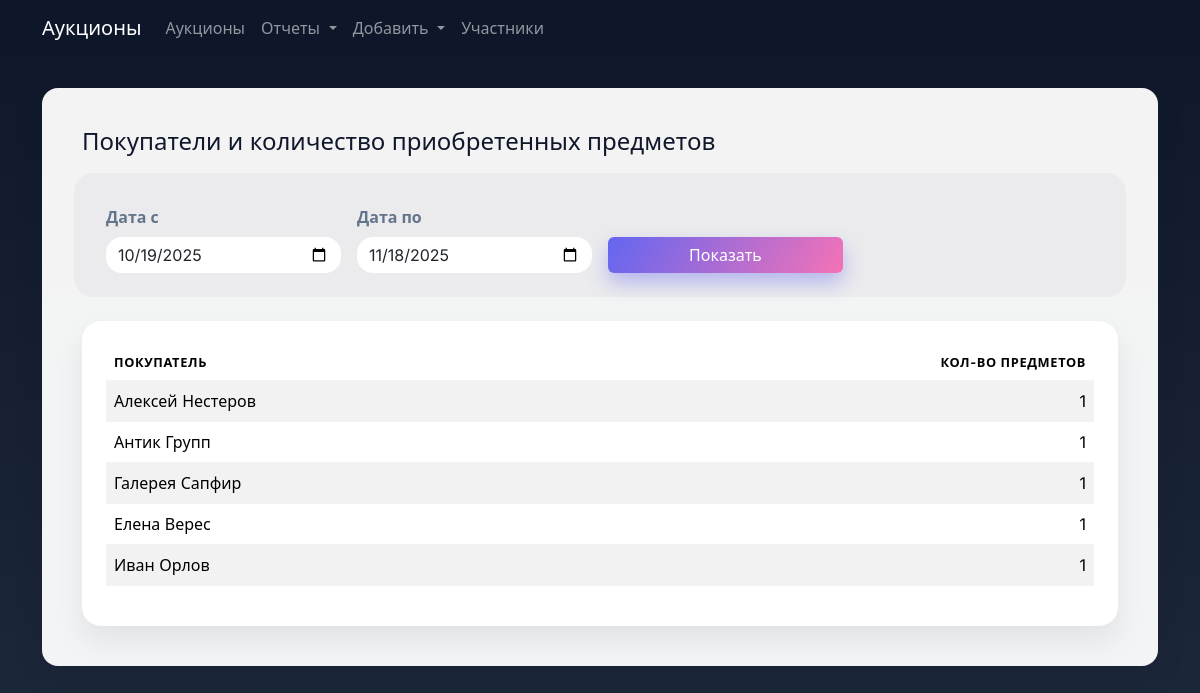
/reports/buyer-counts, run on the app's committed database.
### tables this page shows
CREATE TABLE participants (
                id INTEGER PRIMARY KEY AUTOINCREMENT,
                name TEXT NOT NULL,
                contact_info TEXT,
                notes TEXT
            );

### main.py (the view)
@app.route("/reports/buyer-counts")
def buyer_counts():
    db = get_db()
    start, end = period_from_request()
    rows = db.query(
        """
        SELECT buyers.id, buyers.name, COUNT(s.id) AS items_bought
        FROM participants buyers
        JOIN sales s ON s.buyer_id = buyers.id
        WHERE date(s.sold_at) BETWEEN ? AND ?
        GROUP BY buyers.id
        ORDER BY items_bought DESC, buyers.name
        """,
        (start, end),
    )
    return render_template(
        "buyer_counts.html",
        buyers=rows,
        start=start,
        end=end,
    )

### db.py (called while the page is built)
    def query(self, sql: str, params: Iterable[Any] | None = None) -> list[sqlite3.Row]:
        cur = self.conn.cursor()
        cur.execute(sql, params or [])
        rows = cur.fetchall()
        return rows

    def close(self) -> None:
        self.conn.close()

### main.py (called while the page is built)
def get_db() -> AuctionDB:
    if "db" not in g:
        g.db = AuctionDB()
    return g.db

def default_period(days: int = 30) -> tuple[str, str]:
    period_end = date.today()
    period_start = period_end - timedelta(days=days)
    return period_start.isoformat(), period_end.isoformat()

def period_from_request(days: int = 30) -> tuple[str, str]:
    start_default, end_default = default_period(days)
    start = request.args.get("start") or start_default
    end = request.args.get("end") or end_default
    return start, end

### templates/buyer_counts.html (shortened to what this page needs)
{% extends "base.html" %}
{% block content %}
  <h1 class="h4 mb-4">Покупатели и количество приобретенных предметов</h1>
  <form class="filter-form row gy-2 gx-3 align-items-end mb-4" method="get">
    <div class="col-sm-4 col-md-3">
      <label class="form-label" for="start">Дата с</label>
      <input class="form-control" type="date" id="start" name="start" value="{{ start }}" />
    </div>
    <div class="col-sm-4 col-md-3">
      <label class="form-label" for="end">Дата по</label>
      <input class="form-control" type="date" id="end" name="end" value="{{ end }}" />
    </div>
    <div class="col-sm-4 col-md-3">
      <button class="btn btn-primary w-100" type="submit">Показать</button>
    </div>
  </form>
  <div class="table-responsive">
    <table class="table table-striped">
      <thead>
        <tr>
          <th>Покупатель</th>
          <th class="text-end">Кол-во предметов</th>
        </tr>
      </thead>
      <tbody>
        {% if buyers %}
          {% for buyer in buyers %}
            <tr>
              <td>{{ buyer.name }}</td>
              <td class="text-end">{{ buyer.items_bought }}</td>
            </tr>
          {% endfor %}
        {% else %}
          <tr>
            <td colspan="2" class="text-center text-muted py-4">Нет данных.</td>
          </tr>
        {% endif %}
      </tbody>
    </table>
  </div>
{% endblock %}

### static/styles.css (style rules this page uses)
:root { --bg-gradient-start: #0f172a; --bg-gradient-end: #1e293b; --card-bg: #ffffff; --card-accent: #f1f5f9; --text-primary: #0f172a; --text-muted: #64748b; --primary: #6366f1; --primary-dark: #4f46e5; --accent: #f472b6; --border-radius: 1rem; --shadow-soft: 0 15px 30px rgba(15, 23, 42, 0.08); }
body { font-family: "Inter", "Segoe UI", system-ui, -apple-system, BlinkMacSystemFont, sans-serif; background: linear-gradient(180deg, var(--bg-gradient-start), var(--bg-gradient-end)); color: var(--text-primary); min-height: 100vh; }
.card, .table, .form-control, .form-select { border-radius: 1rem; border: none; }
.table thead { background: var(--card-accent); color: var(--text-muted); text-transform: uppercase; font-size: 0.8rem; letter-spacing: 0.05em; }
.table tr { border-bottom: 1px solid rgba(15, 23, 42, 0.05); }
.btn-primary { background: linear-gradient(120deg, var(--primary), var(--accent)); border: none; box-shadow: 0 10px 20px rgba(99, 102, 241, 0.4); transition: transform 0.2s ease, box-shadow 0.2s ease; }
.form-label { font-weight: 600; color: var(--text-muted); }
.table-responsive { border-radius: 1.2rem; box-shadow: var(--shadow-soft); background: var(--card-bg); padding: 1.5rem; }
.filter-form { background: rgba(15, 23, 42, 0.03); border-radius: 1.2rem; padding: 1.5rem; margin-bottom: 1.5rem; }

### data on the page
participants: name "Алексей Нестеров", items_bought "1"
participants: name "Антик Групп", items_bought "1"
participants: name "Галерея Сапфир", items_bought "1"
participants: name "Елена Верес", items_bought "1"
participants: name "Иван Орлов", items_bought "1"
